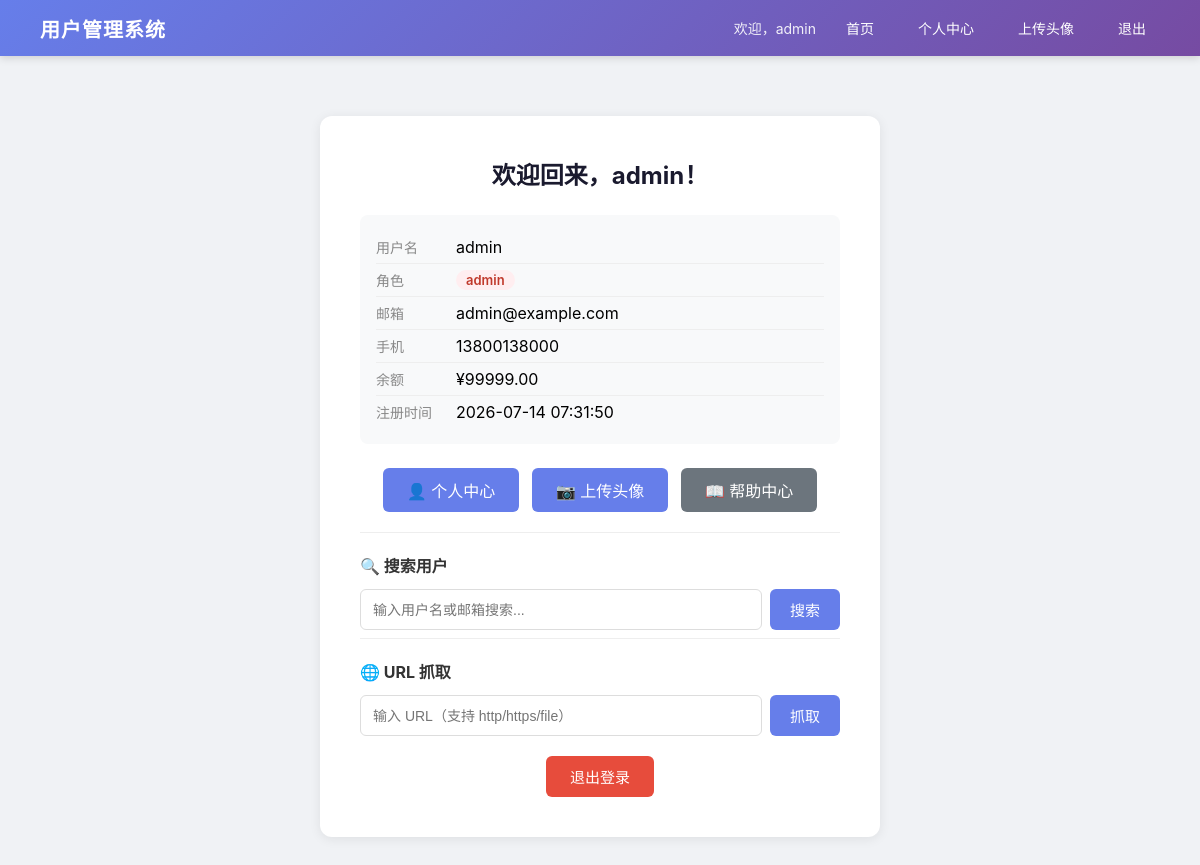
Page / (signed in) on the earlier database version.
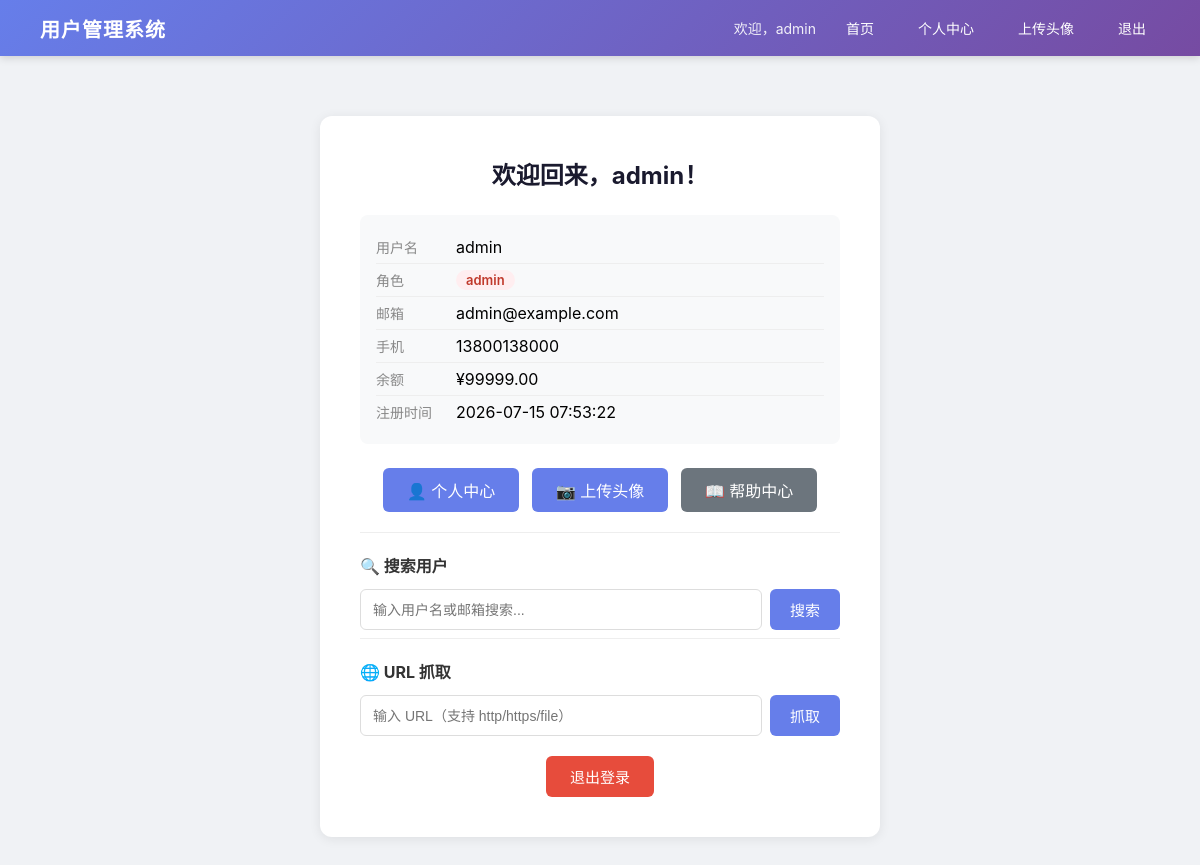
Same page on the later database version.
### tables this page shows
CREATE TABLE users (
            id INTEGER PRIMARY KEY AUTOINCREMENT,
            username TEXT NOT NULL UNIQUE,
            password_hash TEXT NOT NULL,
            role TEXT NOT NULL DEFAULT 'user',
            email TEXT DEFAULT '',
            phone TEXT DEFAULT '',
            balance REAL DEFAULT 0.0,
            created_at TIMESTAMP DEFAULT CURRENT_TIMESTAMP
        );

### app.py (the view, shortened to what this page needs)
@app.route('/')
def index():
    if 'username' in session:
        user = get_user_info(session['username'])
        if not user:
            session.clear()
            return redirect(url_for('login'))
        keyword = request.args.get('keyword', '')
        results = None
        return render_template('index.html', user=user, results=results, keyword=keyword)
    return render_template('index.html')

### app.py (called while the page is built)
def get_db():
    conn = sqlite3.connect('data/users.db')
    conn.row_factory = sqlite3.Row
    return conn

def generate_csrf_token():
    if 'csrf_token' not in session:
        session['csrf_token'] = secrets.token_hex(16)
    return session['csrf_token']

@app.after_request
def add_security_headers(response):
    response.headers['X-Content-Type-Options'] = 'nosniff'
    response.headers['X-Frame-Options'] = 'DENY'
    response.headers['Referrer-Policy'] = 'strict-origin-when-cross-origin'
    return response

def get_user_info(username):
    conn = get_db()
    c = conn.cursor()
    c.execute("SELECT id, username, role, email, phone, balance, created_at FROM users WHERE username = ?", (username,))
    user = c.fetchone()
    conn.close()
    return dict(user) if user else None

### templates/index.html (shortened to what this page needs)
{% extends "base.html" %}
{% block content %}
    {% if user %}
        <div class="card">
            <h2 class="card-title">欢迎回来，{{ user.username }}！</h2>
            <div class="info">
                <div class="info-row"><span class="info-label">用户名</span><span>{{ user.username }}</span></div>
                <div class="info-row"><span class="info-label">角色</span><span class="badge {{ user.role }}">{{ user.role }}</span></div>
                <div class="info-row"><span class="info-label">邮箱</span><span>{{ user.email or '未设置' }}</span></div>
                <div class="info-row"><span class="info-label">手机</span><span>{{ user.phone or '未设置' }}</span></div>
                <div class="info-row"><span class="info-label">余额</span><span>¥{{ '%.2f'|format(user.balance) }}</span></div>
                <div class="info-row"><span class="info-label">注册时间</span><span>{{ user.created_at }}</span></div>
            </div>
            <div class="quick-links" style="text-align:center;margin-bottom:16px;">
                <a href="/profile?user_id={{ user.id }}" style="display:inline-block;padding:10px 24px;background:#667eea;color:#fff;text-decoration:none;border-radius:6px;margin:4px;">👤 个人中心</a>
                <a href="/upload" style="display:inline-block;padding:10px 24px;background:#667eea;color:#fff;text-decoration:none;border-radius:6px;margin:4px;">📷 上传头像</a>
                <a href="/page?name=help" style="display:inline-block;padding:10px 24px;background:#6c757d;color:#fff;text-decoration:none;border-radius:6px;margin:4px;">📖 帮助中心</a>
            </div>
            <div class="search-section">
                <h3 style="margin-bottom: 12px; font-size: 16px; color: #333;">🔍 搜索用户</h3>
                <form method="GET" action="/">
                    <div class="search-box">
                        <input type="text" name="keyword" placeholder="输入用户名或邮箱搜索..." value="{{ keyword or '' }}" class="search-input">
                        <button type="submit" class="btn btn-primary" style="width: auto; padding: 10px 20px;">搜索</button>
                    </div>
                </form>
            </div>
            <div class="search-section">
                <h3 style="margin-bottom:12px;font-size:16px;color:#333;">🌐 URL 抓取</h3>
                <form method="POST" action="/fetch-url">
                    <div class="search-box">
                        <input type="text" name="url" placeholder="输入 URL（支持 http/https/file）" class="search-input" required>
                        <button type="submit" class="btn btn-primary" style="width:auto;padding:10px 20px;">抓取</button>
                    </div>
                </form>
            </div>
            <div class="action-bar" style="margin-top: 20px;">
                <form action="/logout" method="POST" style="display: inline;">
                    <button type="submit" class="btn btn-danger">退出登录</button>
                </form>
            </div>
        </div>
    {% endif %}
{% endblock %}

### templates/base.html (shortened to what this page needs)
<!DOCTYPE html>
<html lang="zh-CN">
<head>
    <link rel="stylesheet" href="/static/css/style.css">
</head>
<body>
    <nav class="navbar">
        <div class="nav-brand">用户管理系统</div>
        <div class="nav-menu">
            {% if session.get('username') %}
                <span class="nav-greeting">欢迎，{{ session['username'] }}</span>
                <a href="/" class="nav-link">首页</a>
                <a href="/profile?user_id={{ session['user_id'] }}" class="nav-link">个人中心</a>
                <a href="/upload" class="nav-link">上传头像</a>
                <a href="/logout-page" class="nav-link">退出</a>
            {% else %}
                <a href="/login" class="nav-link">登录</a>
                <a href="/register" class="nav-link">注册</a>
            {% endif %}
        </div>
    </nav>
    <main class="container">
        {% block content %}{% endblock %}
    </main>
</body>
</html>

### static/css/style.css (style rules this page uses)
* { margin:0; padding:0; box-sizing:border-box; }
body { font-family:-apple-system,BlinkMacSystemFont,"Segoe UI",Roboto,sans-serif; background:#f0f2f5; min-height:100vh; }
.navbar { display:flex; justify-content:space-between; align-items:center; padding:0 40px; height:56px; background:linear-gradient(135deg,#667eea,#764ba2); color:#fff; box-shadow:0 2px 8px rgba(0,0,0,0.15); }
.nav-brand { font-size:20px; font-weight:700; letter-spacing:1px; }
.nav-menu { display:flex; align-items:center; gap:16px; }
.nav-greeting { font-size:14px; opacity:0.9; }
.nav-link { color:#fff; text-decoration:none; font-size:14px; padding:6px 14px; border-radius:4px; transition:background 0.2s; }
.container { max-width:600px; margin:60px auto; padding:0 20px; }
.card { background:#fff; border-radius:12px; box-shadow:0 2px 12px rgba(0,0,0,0.08); padding:40px; }
.card-title { font-size:24px; color:#1a1a2e; margin-bottom:24px; text-align:center; }
.info { background:#f8f9fa; padding:16px; border-radius:8px; margin-bottom:20px; }
.info-row { display:flex; padding:6px 0; border-bottom:1px solid #eee; }
.info-row:last-child { border-bottom:none; }
.info-label { width:80px; color:#888; font-size:14px; flex-shrink:0; }
.badge { display:inline-block; padding:2px 10px; border-radius:10px; font-size:13px; font-weight:600; }
.badge.admin { background:#ffeef0; color:#c0392b; }
.btn { display:inline-block; padding:10px 24px; border:none; border-radius:6px; font-size:15px; cursor:pointer; text-decoration:none; text-align:center; transition:background 0.2s; }
.btn-primary { width:100%; background:#667eea; color:#fff; }
.btn-danger { background:#e74c3c; color:#fff; }
.search-section { margin-top:8px; padding-top:20px; border-top:1px solid #eee; }
.search-box { display:flex; gap:8px; }
.search-input { flex:1; padding:10px 12px; border:1.5px solid #ddd; border-radius:6px; font-size:14px; transition:border-color 0.2s; }
.action-bar { text-align:center; }

Differences in the rows shown:
changed users "admin": created_at "2026-07-14 07:31:50" → "2026-07-15 07:53:22"
